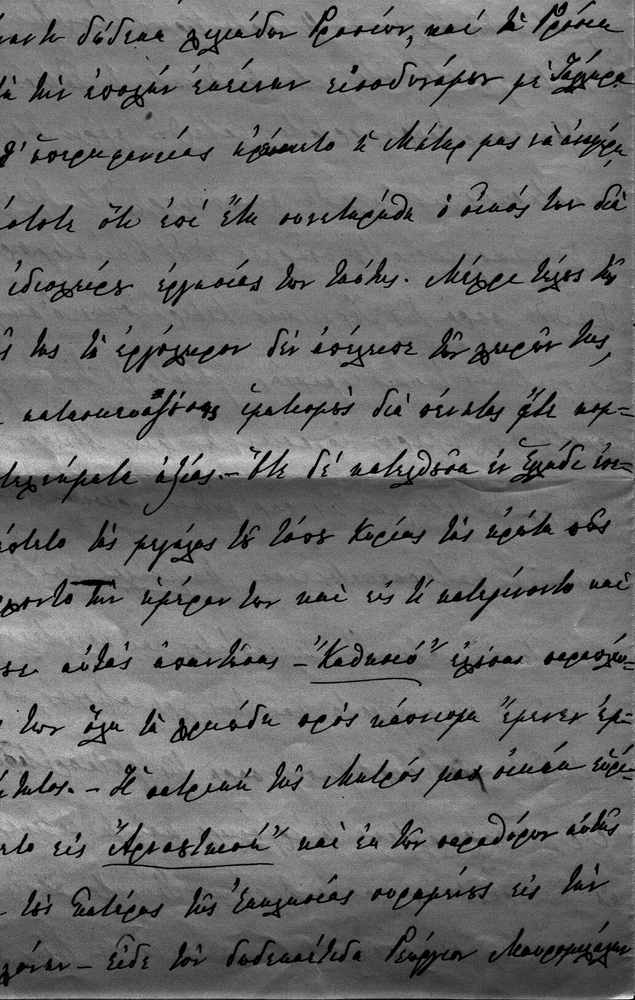
#> input picture Exercise-1/trikoupi6.png, 635 x 1000 px, shrunk from 1031 x 1623 before the run
$ python threshold.py trikoupi6.png out.png 3
#> lines starting #> are read from the running program, lines starting #| are printed output that depends on the picture
import numpy as np
import matplotlib.pyplot as plt1
import matplotlib.pyplot as plt2
from PIL import Image
import sys


if (len(sys.argv) != 4):
    print("Please insert the correct arguments!!")
    print("Usage: python3 <Input Image> <Output Image> <Threshold>")
    sys.exit()


# Please insert the desired Picture
I = np.array(Image.open(sys.argv[1])) # First parameter from the terminal
#> I is the input picture: shape (1000, 635); min 0, max 255, mean 108.4
H = I.shape[0]
#> H = 1000
W = I.shape[1]
#> W = 635

print("The spartial resolution of the image is: ", H, "x", W)
#| The spartial resolution of the image is:  1000 x 635
# If the input image is coloured
# then we use the mean value to convert into grayscale
A = np.zeros([H,W])
I = np.double(I)
if len(I.shape) == 3:
    for i in range (0, H):
        for j in range(0, W):
            A[i][j] = np.mean(I[i][j], axis = -1)
else:
    for i in range(0, H):
        for j in range(0, W):
            A[i][j] = I[i][j]
image = Image.open(sys.argv[1], 'r')
# Copy the original Image to a new one
Im2 = np.copy(image)
k = int(sys.argv[3])
#Function which has as input an Image and a threshold
# and as an output a procced one
def Thresholding(th, Image):
#> called with th = 3
    for i in range(len(Image)):
        for j in range(len(Image[i])):
            if (Image[i][j] > th):
                Image[i][j] =  255
            else:
                Image[i][j] = 0
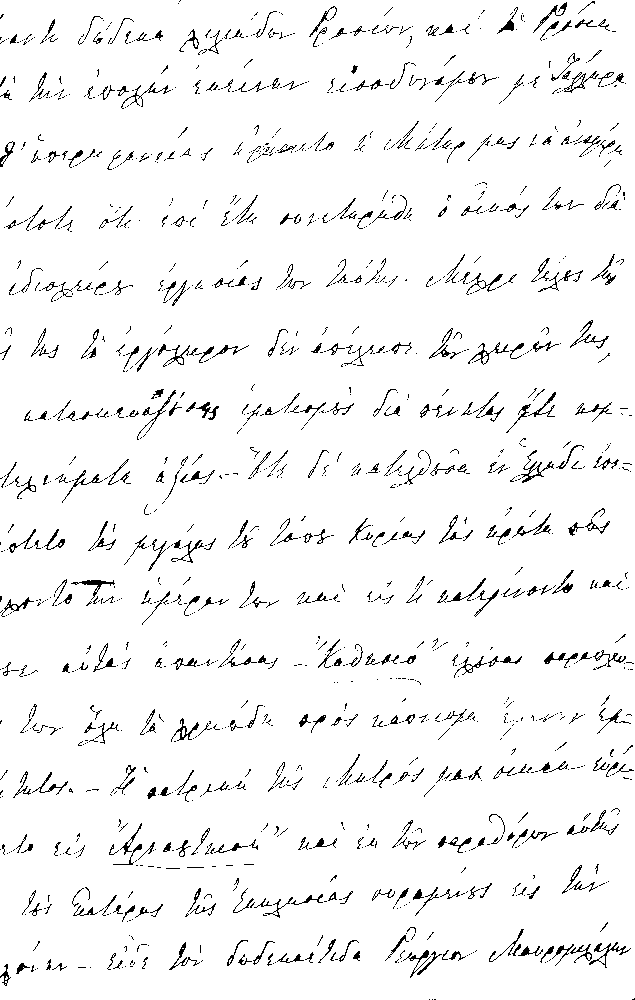
#> Image: shape (1000, 635); 95.7% white; black in thin lines or dots


Thresholding(k, Im2)
print(image)
#| <PIL.PngImagePlugin.PngImageFile image mode=L size=635x1000 at 0x7FA4FF6AC890>
print(Im2)
#> (printed output is left out)
plt1.figure(1)
plt1.imshow(I, cmap="gray")
plt1.show()
plt2.figure(2)
plt2.imshow(Im2, cmap="gray")
plt2.show()
# Stores the image with the name of the second parameter of the terminal
Image.fromarray(Im2.astype(np.uint8)).save(sys.argv[2])
